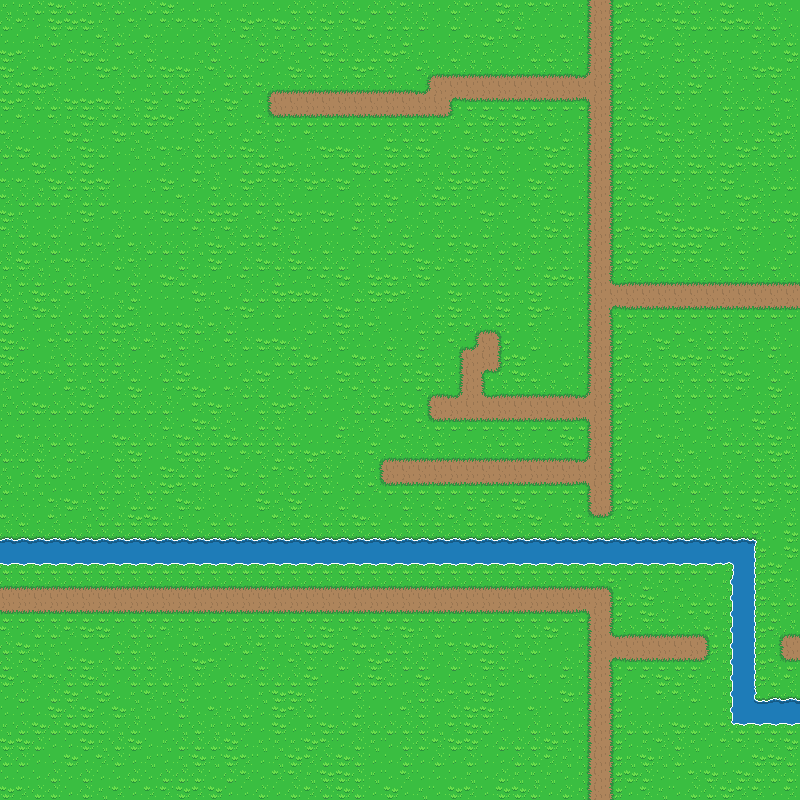

Rendered tile map (Tiled .tmx) drawn with the repository's tilesets; below, a short description and the map source with its tile grids summarised:
An orthogonal 50x50 tile map with 16x16 px tiles, 1 tile layer (Tile Layer 1).

<map version="1.0.0" orientation="orthogonal" renderorder="left-down" width="50" height="50" tilewidth="16" tileheight="16" nextobjectid="1">
 <tileset firstgid="1" source="../Tileset/Overworld.tsx" />
 <layer name="Tile Layer 1" width="50" height="50">
  <data>[2500 cells, 2500 non-empty, 29 distinct tile ids]</data>
 </layer>
</map>
